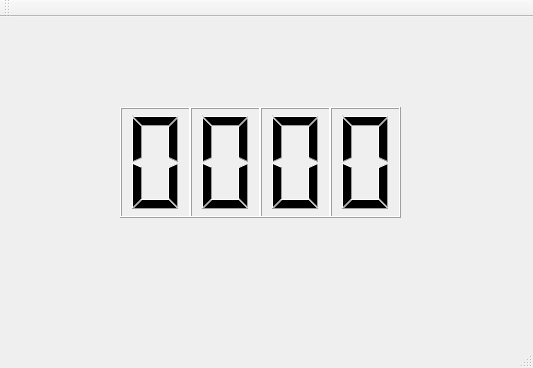
<?xml version="1.0" encoding="UTF-8"?>
<ui version="4.0">
 <class>MainWindow</class>
 <widget class="QMainWindow" name="MainWindow">
  <property name="geometry">
   <rect>
    <x>0</x>
    <y>0</y>
    <width>533</width>
    <height>368</height>
   </rect>
  </property>
  <property name="windowTitle">
   <string>MainWindow</string>
  </property>
  <widget class="QWidget" name="centralWidget">
   <widget class="QLCDNumber" name="lcdNumber1">
    <property name="geometry">
     <rect>
      <x>120</x>
      <y>90</y>
      <width>71</width>
      <height>111</height>
     </rect>
    </property>
    <property name="smallDecimalPoint">
     <bool>false</bool>
    </property>
    <property name="digitCount">
     <number>1</number>
    </property>
    <property name="mode">
     <enum>QLCDNumber::Bin</enum>
    </property>
    <property name="segmentStyle">
     <enum>QLCDNumber::Filled</enum>
    </property>
   </widget>
   <widget class="QLCDNumber" name="lcdNumber2">
    <property name="geometry">
     <rect>
      <x>190</x>
      <y>90</y>
      <width>71</width>
      <height>111</height>
     </rect>
    </property>
    <property name="smallDecimalPoint">
     <bool>false</bool>
    </property>
    <property name="digitCount">
     <number>1</number>
    </property>
    <property name="mode">
     <enum>QLCDNumber::Bin</enum>
    </property>
    <property name="segmentStyle">
     <enum>QLCDNumber::Filled</enum>
    </property>
   </widget>
   <widget class="QLCDNumber" name="lcdNumber3">
    <property name="geometry">
     <rect>
      <x>260</x>
      <y>90</y>
      <width>71</width>
      <height>111</height>
     </rect>
    </property>
    <property name="smallDecimalPoint">
     <bool>false</bool>
    </property>
    <property name="digitCount">
     <number>1</number>
    </property>
    <property name="mode">
     <enum>QLCDNumber::Bin</enum>
    </property>
    <property name="segmentStyle">
     <enum>QLCDNumber::Filled</enum>
    </property>
   </widget>
   <widget class="QLCDNumber" name="lcdNumber4">
    <property name="geometry">
     <rect>
      <x>330</x>
      <y>90</y>
      <width>71</width>
      <height>111</height>
     </rect>
    </property>
    <property name="smallDecimalPoint">
     <bool>false</bool>
    </property>
    <property name="digitCount">
     <number>1</number>
    </property>
    <property name="mode">
     <enum>QLCDNumber::Bin</enum>
    </property>
    <property name="segmentStyle">
     <enum>QLCDNumber::Filled</enum>
    </property>
   </widget>
  </widget>
  <widget class="QMenuBar" name="menuBar">
   <property name="geometry">
    <rect>
     <x>0</x>
     <y>0</y>
     <width>533</width>
     <height>21</height>
    </rect>
   </property>
  </widget>
  <widget class="QToolBar" name="mainToolBar">
   <attribute name="toolBarArea">
    <enum>TopToolBarArea</enum>
   </attribute>
   <attribute name="toolBarBreak">
    <bool>false</bool>
   </attribute>
  </widget>
  <widget class="QStatusBar" name="statusBar"/>
 </widget>
 <layoutdefault spacing="6" margin="11"/>
 <resources/>
 <connections/>
</ui>
